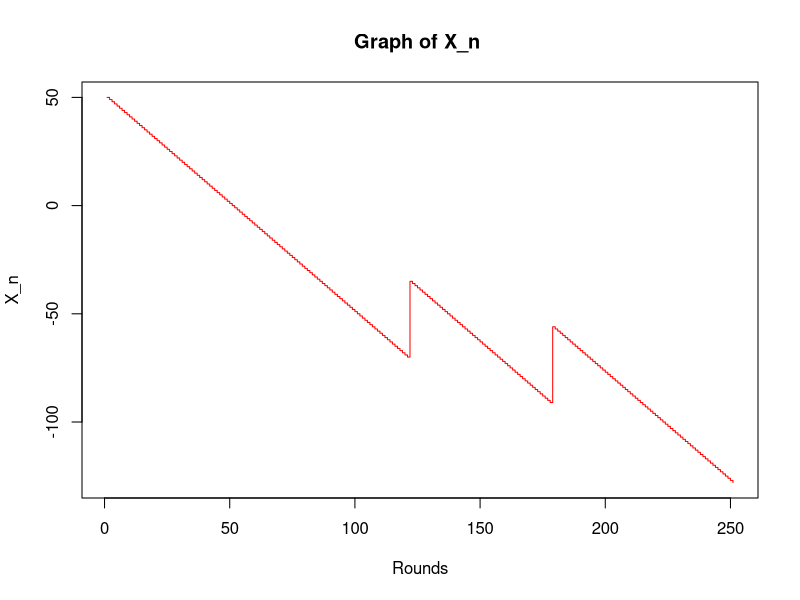
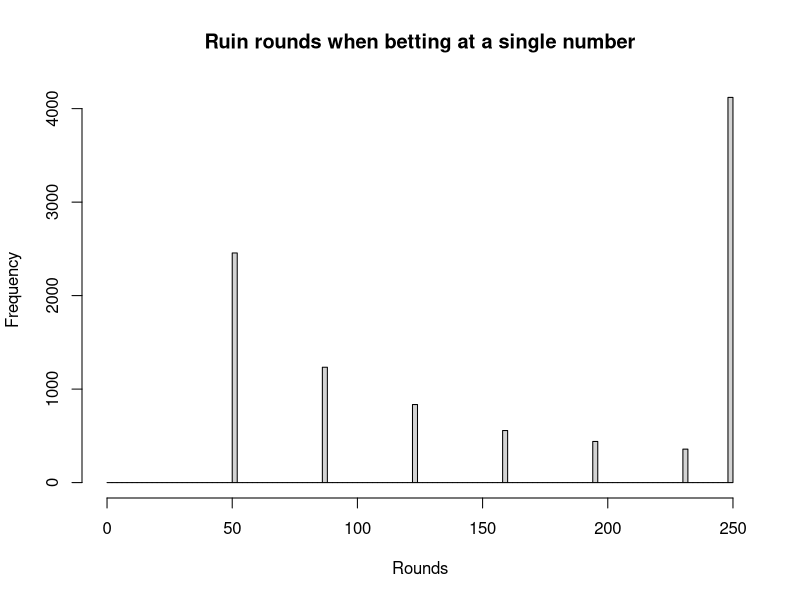
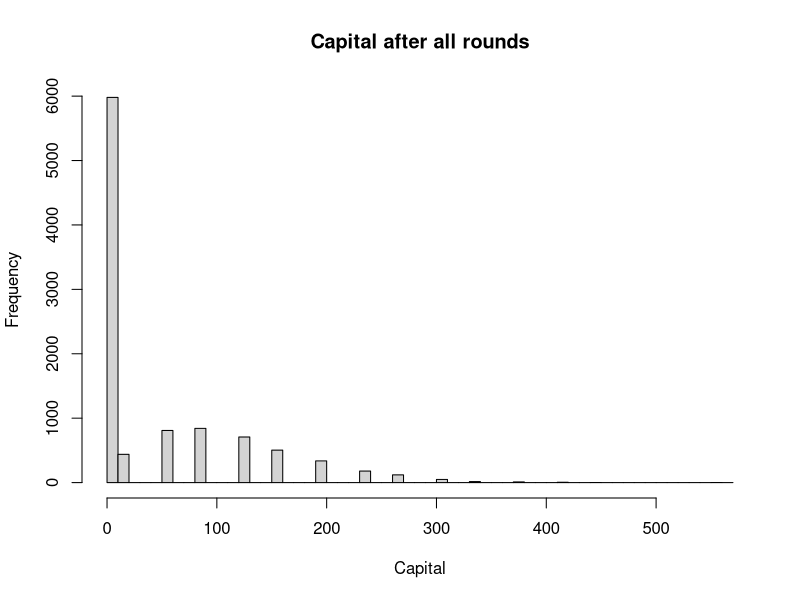
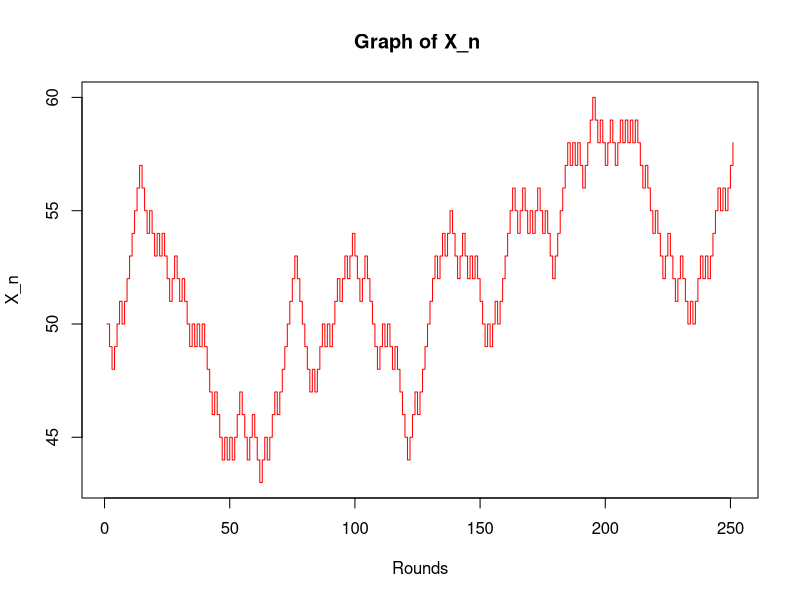
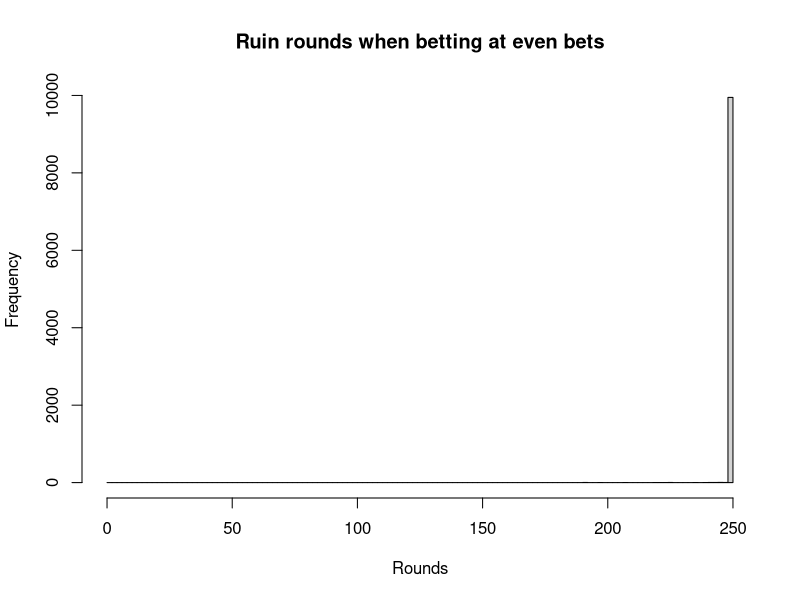
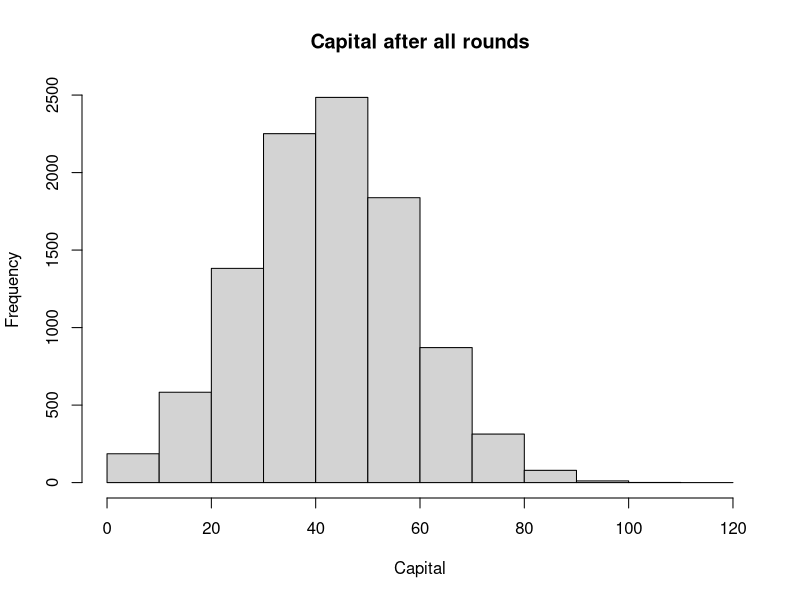
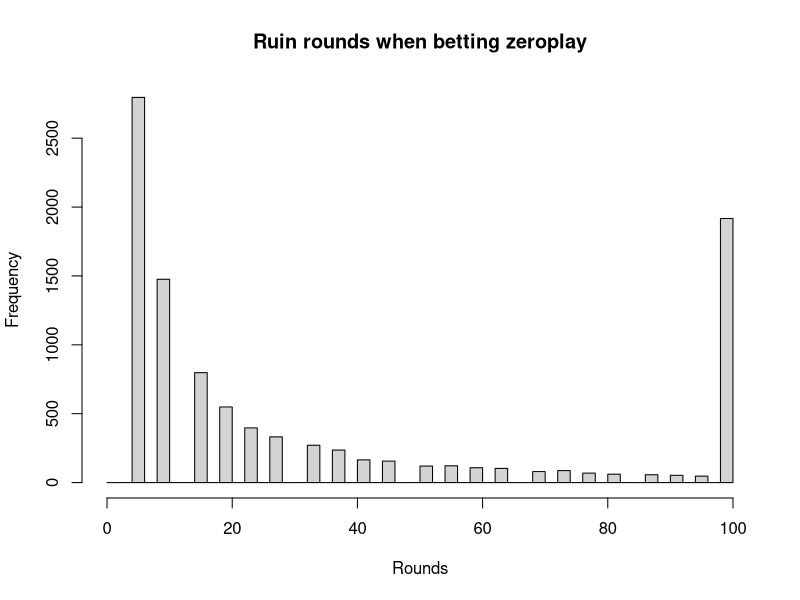
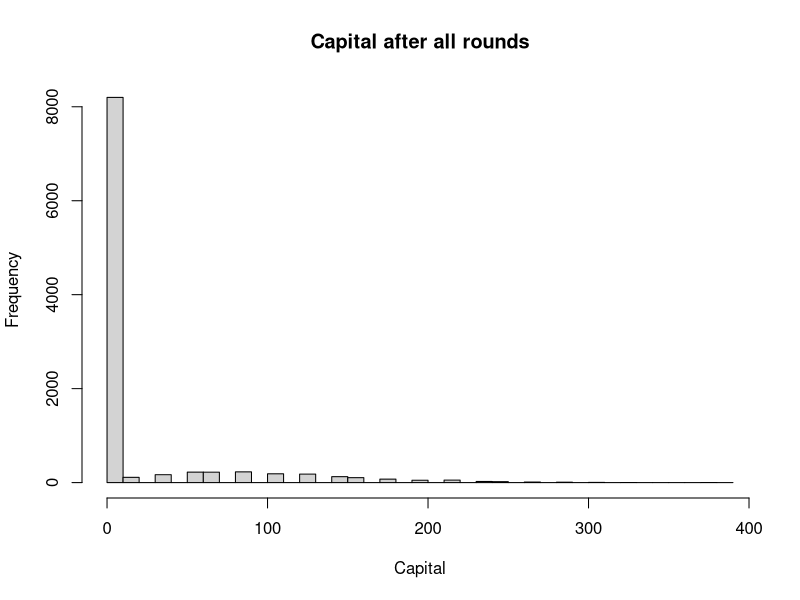

Write R code to recreate these figures, in order.
## ---- chunk 1
set.seed(123)
## ---- chunk 2
rounds = 250
initial_capital = 50
roullete_round<-sample(0:36, rounds, replace = T)

capital = matrix(0, 1, rounds + 1)
capital[1] = initial_capital

for(i in 1:rounds ){
  if(roullete_round[i] == 0){
    capital[i+1]=capital[i] + 35}
  else{
    capital[i+1]=capital[i] - 1
  }
}

x=seq(from=1, to=rounds + 1, by=1)
plot(x,capital,type="s", main="Graph of X_n ", xlab = "Rounds", ylab = "X_n", col = "red")


## ---- chunk 3

#Function that simulates betting a unit on zero(every round) with specific initial capital and rounds to play. 
#The function roullete_sim_zero returns a vector, of which the i-th element is the capital at the i-th round.
#The function roullete_sim_zero_ruin calculates the round on which the gambler goes bust. If he does not do so, it returns the number of rounds.


roullete_sim_number<-function(rounds, initial_capital){

roullete_round<-sample(0:36, rounds, replace = T)

capital = matrix(0, 1, rounds + 1)
capital[1] = initial_capital

for(i in 1:rounds){
  if(roullete_round[i] == 0){
    capital[i+1]=capital[i] + 35}
  else{
    capital[i+1]=capital[i] - 1
  }
}

#x=seq(from=1, to=rounds + 1, by=1)
#plot(x,capital,type="s", main="Roullete", xlab = "Rounds", ylab = "Capital", col = "red")

return(capital)
}
roullete_sim_number_ruin<-function(rounds, initial_capital){
  
  roullete_round<-sample(0:36, rounds, replace = T)
  
  capital = matrix(0, 1, rounds + 1)
  capital[1] = initial_capital
  ruin_round=rounds
  flag=0
  
  i=1
  while(i < rounds + 1){ 
    if(roullete_round[i] == 0){
      capital[i+1]=capital[i] + 35}
    else{
      capital[i+1]=capital[i] - 1
    }
    if(capital[i+1] < 0){
      ruin_round=i
      i=rounds
    }
    i=i+1
  }
  return(ruin_round)
}
roullete_sim_number_exitcap<-function(rounds, initial_capital){
  roullete_round<-sample(0:36, rounds, replace = T)
  
  lcapital = 0
  capital=matrix(0,1, rounds + 1)
  capital[1]= initial_capital
  i=1
  flag=0
  
  while(flag == 0){
   if(roullete_round[i] == 0){
    capital[i+1]=capital[i] + 35}
   else{
    capital[i+1]=capital[i] - 1
   }
   if(capital[i+1] < 0){
     capital[i+1] = 0
     flag=1
   }
   if(i == rounds){
     flag = 1
   }
  i=i+1
  }  
  
  lcapital=capital[rounds+1]
  return(lcapital)
}

num_sim=10000
initial_capital=50
rounds=250


ruin_time<-function(num_sim,initial_capital,rounds){
  ruin_time=matrix(0,num_sim,1)
  for (i in 1:num_sim){
   ruin_time[i] = roullete_sim_number_ruin(rounds, initial_capital)
  }
  return(ruin_time)
}
  
ruin = ruin_time(num_sim, initial_capital, rounds)
sum_ruin_time=0
ruin_amount=0
for (i in 1:num_sim){
  sum_ruin_time = sum_ruin_time + ruin[i]
  if (ruin[i] != 250){
    ruin_amount = ruin_amount + 1
  }
}
mean_ruin_time= sum_ruin_time/num_sim

exiting_capital<-function(num_sim,initial_capital, rounds){
  exiting_capital=matrix(0,num_sim, 1)
  for (i in 1:num_sim){
    exiting_capital[i] = roullete_sim_number_exitcap(rounds, initial_capital)
  }
  return(exiting_capital)
}

exit_cap = exiting_capital(num_sim, initial_capital, rounds)

winner_percent=0
for (i in 1:num_sim){
  if(exit_cap[i] > initial_capital){
    winner_percent = winner_percent + 1
  }
}
loser_percent = num_sim - winner_percent

## ---- chunk 4

breaks1 = seq(from = 0, to = rounds, by = 2)
hist(ruin, breaks1, main = "Ruin rounds when betting at a single number", xlab = "Rounds")

## ---- chunk 5

breaks2 = seq(from = min(exit_cap), to = max(exit_cap) + 20, by = 10)
hist(exit_cap, breaks2, main = "Capital after all rounds", xlab = "Capital")

## ---- chunk 6
rounds=250
initial_capital=50
roullete_round<-sample(0:36, rounds, replace = T)
  
x=c(1,3,5,7,9,12,14,16,18,19,21,23,25,27,30,32,34,36)
  
capital = matrix(0, 1, rounds + 1)
capital[1]= initial_capital
  
for(i in 1:rounds){
 if(roullete_round[i] %in% x == TRUE){
    capital[i+1]=capital[i] + 1}
 else{
    capital[i+1]=capital[i] - 1
    }
}
 
x=seq(from=1, to=rounds + 1, by=1)
plot(x,capital,type="s", main="Graph of X_n ", xlab = "Rounds", ylab = "X_n", col = "red")

## ---- chunk 7
roullete_sim_red<-function(rounds, initial_capital){

  roullete_round<-sample(0:36, rounds, replace = T)
  
  x=c(1,3,5,7,9,12,14,16,18,19,21,23,25,27,30,32,34,36)
  
  capital = matrix(0, 1, rounds + 1)
  capital[1]= initial_capital
  
  for(i in 1:rounds){
    if(roullete_round[i] %in% x == TRUE){
      capital[i+1]=capital[i] + 1}
    else{
      capital[i+1]=capital[i] - 1
    }
  }
  return(capital)
}
roullete_sim_red_ruin<-function(rounds, initial_capital){
  
  roullete_round<-sample(0:36, rounds, replace = T)
  
  x=c(1,3,5,7,9,12,14,16,18,19,21,23,25,27,30,32,34,36)
  
  capital = matrix(0, 1, rounds + 1)
  capital[1]= initial_capital
  ruin_round=rounds
  flag=0
  
  i=1
  while(i < rounds + 1){
    if(roullete_round[i] %in% x == TRUE){
      capital[i+1]=capital[i] + 1}
    else{
      capital[i+1]=capital[i] - 1
    }
    if((capital[i] < 0) & (flag == 0) ){
      ruin_round=i
      i=rounds
    }
    i=i+1
  }
  return(ruin_round)
}
roullete_sim_red_exitcap<-function(rounds, initial_capital){
  roullete_round<-sample(0:36, rounds, replace = T)
  
  x=c(1,3,5,7,9,12,14,16,18,19,21,23,25,27,30,32,34,36)
  
  
  
  lcapital = 0
  capital=matrix(0,1, rounds + 1)
  capital[1]= initial_capital
  i=1
  flag=0
  
  while(flag == 0){
   if(roullete_round[i] %in% x == TRUE){
    capital[i+1]=capital[i] + 1}
   else{
    capital[i+1]=capital[i] - 1
   }
   if(capital[i+1] < 0){
     capital[i+1] = 0
     flag = 1
   }
   if(i == rounds){
     flag = 1
   }
  i=i+1
  }  
  
  lcapital=capital[rounds+1]
  return(lcapital)
}

num_sim=10000
initial_capital=50
rounds=250



ruin_time<-function(num_sim,initial_capital,rounds){
  ruin_time=matrix(0,num_sim,1)
  for (i in 1:num_sim){
   ruin_time[i] = roullete_sim_red_ruin(rounds, initial_capital)
  }
  return(ruin_time)
}
  
ruin = ruin_time(num_sim, initial_capital, rounds)
sum_ruin_time=0
ruin_amount=0
for (i in 1:num_sim){
  sum_ruin_time = sum_ruin_time + ruin[i]
  if (ruin[i] != rounds){
    ruin_amount = ruin_amount + 1
  }
}
mean_ruin_time= sum_ruin_time/num_sim


exiting_capital<-function(num_sim,initial_capital, rounds){
  exiting_capital=matrix(0,num_sim, 1)
  for (i in 1:num_sim){
    exiting_capital[i] = roullete_sim_red_exitcap(rounds, initial_capital)
  }
  return(exiting_capital)
}

exit_cap = exiting_capital(num_sim, initial_capital, rounds)

## ---- chunk 8
breaks1 = seq(from = 0, to = rounds, by = 2)
hist(ruin, breaks1, main = "Ruin rounds when betting at even bets", xlab = "Rounds")

## ---- chunk 9
breaks2 = seq(from = 0, to = max(exit_cap) + 20, by = 10)
hist(exit_cap, breaks2, main = "Capital after all rounds", xlab = "Capital")
## ---- chunk 10
roullete_sim_zeroplay<-function(rounds, initial_capital){
  roullete_round<-sample(0:36, rounds, replace = T)
  
  x=c(0,3,12,15,32,35)
  
  capital = matrix(0, 1, rounds + 1)
  capital[1]= initial_capital
  
  for(i in 1:rounds){
    if(roullete_round[i] %in% x == TRUE){
      capital[i+1]=capital[i] + 14}
    else if(roullete_round[i] == 26){
      capital[i+1]=capital[i] + 32
    }
    else{
      capital[i+1]=capital[i] - 4
    }
  }
  return(capital)
}
roullete_sim_zeroplay_ruin<-function(rounds, initial_capital){
  roullete_round<-sample(0:36, rounds, replace = T)
  
  x=c(0,3,12,15,32,35)
  
  capital = matrix(0, 1, rounds + 1)
  capital[1]= initial_capital
  ruin_round=rounds
  flag=0
  
  i=1
  while(i < rounds +1){
    if(roullete_round[i] %in% x == TRUE){
      capital[i+1]=capital[i] + 14}
    else if(roullete_round[i] == 26){
      capital[i+1]=capital[i] + 32
    }
    else{
      capital[i+1]=capital[i] - 4
    }
    if(capital[i+1] < 0){
      ruin_round=i
      i = rounds + 1
    }
    i = i +1
  }
  return(ruin_round)
} 
roullete_sim_zeroplay_exitcap<-function(rounds, initial_capital){
  roullete_round<-sample(0:36, rounds, replace = T)
  
  x=c(0,3,12,15,32,35)
  
  lcapital = 0
  capital=matrix(0,1, rounds + 1)
  capital[1]= initial_capital
  flag=0
  i=1
  
  while(flag == 0){
    if(roullete_round[i] %in% x == TRUE){
      capital[i+1]=capital[i] + 14}
    else if(roullete_round[i] == 26){
      capital[i+1]=capital[i] + 32
    }
    else{
      capital[i+1]=capital[i] - 4
    }
    if(capital[i+1] < 0){
     capital[i+1] = 0
     flag = 1
   }
   if(i == rounds){
     flag = 1
   }
  i=i+1
  } 
  lcapital=capital[rounds+1]
  return(lcapital)
}

num_sim=10000
initial_capital=20
rounds=100

ruin_time<-function(num_sim,initial_capital,rounds){
  ruin_time=matrix(0,num_sim,1)
  for (i in 1:num_sim){
   ruin_time[i] = roullete_sim_zeroplay_ruin(rounds, initial_capital)
  }
  return(ruin_time)
}
  
ruin = ruin_time(num_sim, initial_capital, rounds)
breaks1 = seq(from = 0, to = rounds, by = 2)
hist(ruin, breaks1,  main = "Ruin rounds when betting zeroplay", xlab = "Rounds")

exiting_capital<-function(num_sim,initial_capital, rounds){
  exiting_capital=matrix(0,num_sim, 1)
  for (i in 1:num_sim){
    exiting_capital[i] = roullete_sim_zeroplay_exitcap(rounds, initial_capital)
  }
  return(exiting_capital)
}

exit_cap = exiting_capital(num_sim, initial_capital, rounds)
breaks2 = seq(from = 0, to = max(exit_cap) + 20, by = 10)
hist(exit_cap, breaks2, main = "Capital after all rounds", xlab = "Capital")


## ---- chunk 11
k= sample(0:36, 500000, replace = TRUE)
breaks = seq(from = -1, to = 37, by = 1)
hist(k ,breaks)
## ---- chunk 12



sim<-function(rounds){ 
  roullete = sample(0:36, rounds, replace =  TRUE)
  
  profit = 0
  last_rounds = rounds - 20000
  
  
  d=roullete[1:last_rounds]
  d2=roullete[last_rounds:rounds]
  
  freq= matrix(0,1,37)
  for (i in 1:last_rounds){
    f=d[i] + 1
    freq[f] = freq[f] + 1
  }
  
  
  min_index = 1
  for (i in 1:37){
    k = freq[min_index] 
    if(freq[i] < k){
      min_index = i
    }
  }
  
  for (i in 1:1000){
    a = d2[i] + 1
    if (a == min_index){
      profit = profit + 35
    }
    else{ 
      profit = profit - 1}
  }
  return(profit)}

rounds=500000
last_rounds = rounds - 20000
num_sim = 200
prof_matr = matrix(0,1,num_sim)
kerdos_plein = matrix(0,1,num_sim)
for (i in 1:num_sim){
  prof_matr[i] = sim(rounds)
  roullete = sample(0:36, rounds, replace =  TRUE)
  for(j in last_rounds:rounds){
    if (roullete[j] == 0){
      kerdos_plein[i] = kerdos_plein[i] + 35
    }
    else{
      kerdos_plein[i] = kerdos_plein[i] -1
    }
  }
}

mprof = mean(prof_matr)
mplein = mean(kerdos_plein)
